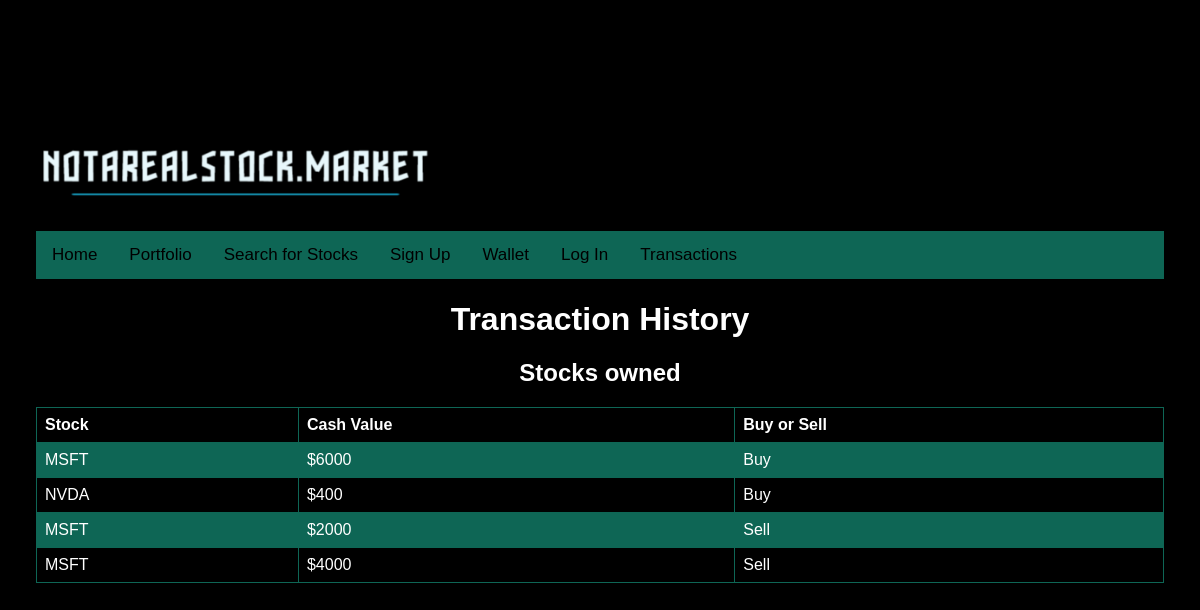
The app's page /transactions (signed in) with its own data.
### app.py (models this page shows, shortened)
class Transactions(db.Model):
    __tablename__ = 'Transaction_Ledger'
    transactId = db.Column(db.Integer, primary_key=True, index = True)
    userId = db.Column(db.Integer, ForeignKey(User.userId))
    stockId = db.Column(db.Integer, ForeignKey(Stock.stockId))
    isWalletTransact = db.Column(db.Boolean)
    portfolioId = db.Column(db.Integer, ForeignKey(Portfolio.portfolioid))
    cashValue = db.Column(db.Integer)
    date = db.Column(db.DateTime, default=func.now())

class Stock(db.Model):
   __tablename__ = 'Stock'
   stockId = db.Column(db.Integer, primary_key=True, index=True)
   ticker = db.Column(db.String(5))
   price = db.Column(db.Float())

### app.py (the view)
@app.route("/transactions")
def transactionPage():
    user_id = session.get('user_id')
    if user_id is None:
        return redirect(url_for('login'))
    transactions = db.session.query(Transactions, Stock).join(Stock, Transactions.stockId == Stock.stockId).filter(Transactions.userId == user_id).all()
    if not transactions:
        return "No transactions for current user"
    return render_template("transactions.html", transactions=transactions)

### templates/transactions.html (shortened to what this page needs)
<div style="text-align: left;"><img src="{{ url_for('static', filename='notarealstock.png') }}" width="400"/></div>
<html>
<div class="topnav">
  <a class="active" href="/">Home</a>
  <a href="portfolio">Portfolio</a>
  <a href="searchstock">Search for Stocks</a>
  <a href="signup">Sign Up</a>
  <a href="wallet">Wallet</a>
  <a href="login-signup">Log In</a>
  <a href="transactions">Transactions</a>
</div>
</head>
<body>
<h1>Transaction History</h1>
<h2>Stocks owned</h2>
<table>
  <tr>
    <th>Stock</th>
    <th>Cash Value</th>
    <th>Buy or Sell</th>
  </tr>
  {% for transaction, stock in transactions %}
  <tr>
    <td>{{ stock.ticker }}</td>
    <td>${{ transaction.cashValue }}</td>
    <td>
      {% if transaction.isWalletTransact %}
        Buy
      {% else %}
        Sell
      {% endif %}
    </td>
  </tr>
  {% endfor %}
</table>
</body>
</html>
<html>
 </body>
 <html>
</body>
</html>
</body>
</html>
<html>
<head>
</head>

### templates/transactions.html (style rules this page uses)
* { box-sizing: border-box; }
body { margin: 0; font-family: Arial, Helvetica, sans-serif; }
.topnav { overflow: hidden; background-color: #0e6655; }
.topnav a { float: left; display: block; color: black; text-align: center; padding: 14px 16px; text-decoration: none; font-size: 17px; }
.topnav a.active { background-color: #0e6655; color: black; }
table { font-family: arial, sans-serif; border-collapse: collapse; width: 100%; }
td, th { border: 1px solid #0e6655; text-align: left; padding: 8px; }
tr:nth-child(even) { background-color: #0e6655; }
body { background-color: black; color: white; padding:10% 3% 10% 3%; text-align:center; }

### records on screen
Transactions: ticker "MSFT", isWalletTransact "Buy"
Transactions: ticker "NVDA", isWalletTransact "Buy"
Transactions: ticker "MSFT", isWalletTransact "Sell"
Transactions: ticker "MSFT", isWalletTransact "Sell"
